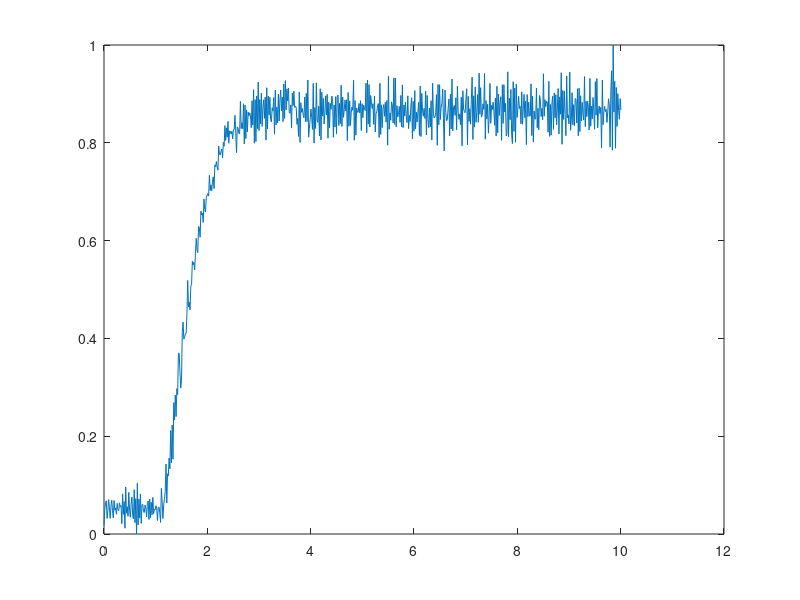

This figure's MATLAB source: (Note: this script raises an error after producing the figure.)
fanDyn=load('FanDynData.txt');
fanDyn=fanDyn';
stepResponse=rescale(fanDyn(:,2));
time=fanDyn(:,1);
signal=-fanDyn(:,3);
signal=rescale(signal);
signalAug=(signal-mean(signal));% +0.01625
signalAug=rescale(signalAug);
figure
plot(time,signalAug);
hold on 
yyaxis right
plot(time,stepResponse);

N = length(fanDyn); % defining number of elements
Y = signal;
u = stepResponse;

%% System ID
% Estimating delay term

Ts = 0.015;
data = iddata(signalAug, stepResponse, Ts);
delay_samples = delayest(data);
delay_time = delay_samples * Ts;
% [signalAug stepResponse]

sysTF = tfest(data, 1, 0, delay_time);
figure
compare(data, sysTF);
figure
resid(sysTF,data);

%% Validation
% shows that the sysf is accurate enough and we don't need to model
% % noise
% sysInit = idproc('P1D','TimeUnit', 'seconds');
% 
% sysInit.Structure.Kp.Value = 1;
% sysInit.Structure.Kp.Minimum = 0;
% sysInit.Structure.Tp1.Value = 30;
% sysInit.Structure.Tp1.Maximum = 100;
% sysInit.Structure.Td.Value = 0.2;
% sysInit.Structure.Td.Minimum = 0;
% sysInit.Structure.Td.Maximum = 20;
% 
% opt = procestOptions('DisturbanceModel', 'Arma1');
% sysP1D = procest(data, sysInit, opt);
% figure
% resid(sysP1D,data)
% figure
% step(sysTF,10); grid on
[num,den] = tfdata(sysTF)


